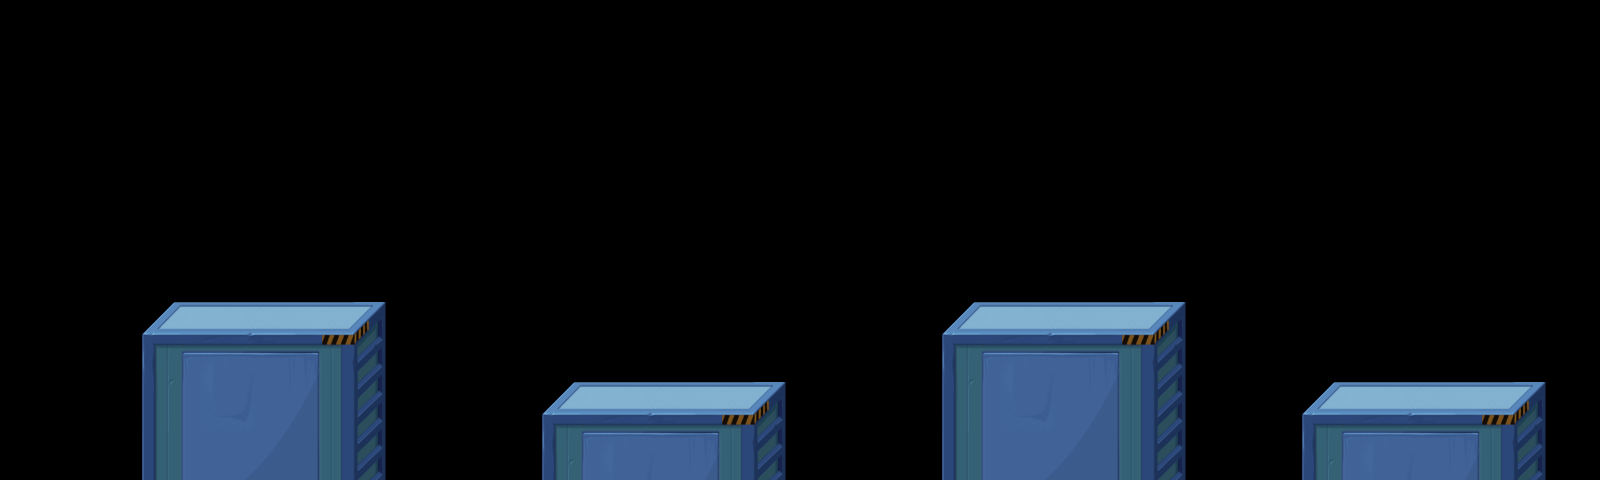

A 2D game scene composited from a Tiled map and its tileset images. What follows is a short description and the map's XML, with each tile layer's data collapsed to a summary:
An orthogonal 40x12 tile map with 40x40 px tiles, 1 tile layer (show2), 1 hidden layer not drawn and 18 objects.

<map version="1.0" orientation="orthogonal" width="40" height="12" tilewidth="40" tileheight="40">
 <tileset firstgid="1" name="main" tilewidth="40" tileheight="40">
  <image source="main.png" width="280" height="240" />
 </tileset>
 <layer name="show2" width="40" height="12">
  <data>[480 cells, 112 non-empty, 35 distinct tile ids]</data>
 </layer>
 <layer name="show1" width="40" height="12" visible="0">
  <data>[480 cells, 0 non-empty, 0 distinct tile ids]</data>
 </layer>
 <objectgroup name="collision" width="40" height="12">
  <object x="160" y="320" width="200" height="160" />
  <object x="560" y="400" width="200" height="80" />
  <object x="960" y="320" width="200" height="160" />
  <object x="1320" y="400" width="200" height="80" />
 </objectgroup>
 <objectgroup name="items" width="40" height="12">
  <object x="240" y="80" />
  <object x="320" y="80" />
  <object x="400" y="120" />
  <object x="440" y="200" />
  <object x="520" y="240" />
  <object x="600" y="280" />
  <object x="680" y="320" />
  <object x="800" y="280" />
  <object x="880" y="240" />
  <object x="960" y="200" />
  <object x="1040" y="120" />
  <object x="1120" y="80" />
  <object x="1200" y="80" />
 </objectgroup>
 <objectgroup name="enemy" width="40" height="12">
  <object x="1440" y="80" />
 </objectgroup>
</map>
